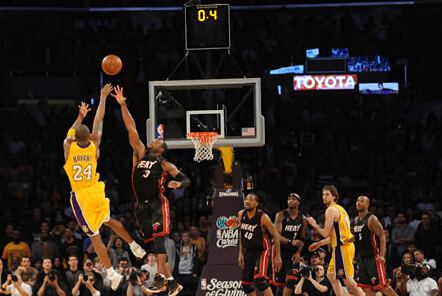
#> input picture basis/built-in-lib/KEBI.jpg, 442 x 296 px
$ python pillow-test.py
#> lines starting #> are read from the running program, lines starting #| are printed output that depends on the picture
"""
对图片，滤镜，模糊，缩放等
ImageDraw 还提供了一系列绘图方法, 可直接绘图, 如要生成字母验证码图片
"""
import random
from PIL import Image, ImageDraw, ImageFont, ImageFilter

# 1.来看看最常见的图像缩放操作
# 打开一个 jpg 图像文件, 注意是当前路径
im = Image.open('KEBI.jpg')
#> im is the input picture: PIL image 442x296 RGB; mean R, G, B 45, 35.6, 29.1
# 获取图像尺寸
w, h = im.size
#> w = 442; h = 296
print('Original image sise: %sx%s' %(w, h))
#| Original image sise: 442x296
# 缩放到50%
im.thumbnail((w//2, h//2))
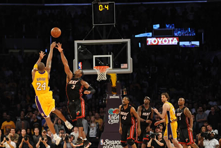
#> im: PIL image 221x148 RGB; mean R, G, B 45, 35.6, 29.1
print('Resize im to: %sx%s' %(w//2, h//2))
#| Resize im to: 221x148
# 把缩放后的图像用jpeg格式保存
im.save('thumbnail.jpeg', 'jpeg')

# 2.模糊效果
im = Image.open('KEBI.jpg')
# 应用模糊滤镜
im2 = im.filter(ImageFilter.BLUR)
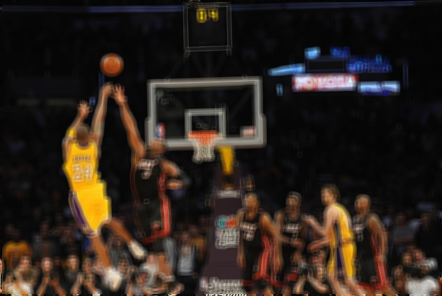
#> im2: PIL image 442x296 RGB; mean R, G, B 45, 35.6, 29.1
im2.save('blur.jpeg', 'jpeg')


def rndChar():
    """随机字母"""
    return chr(random.randint(65, 90))

def rndColor1():
    """随机颜色1"""
    return (random.randint(64, 255), random.randint(64, 255), random.randint(64, 255))

def rndColor2():
    """随机颜色2"""
    return (random.randint(32, 127), random.randint(32, 127), random.randint(32, 127))

# 240 x 60
width = 60 * 4
height = 60
image = Image.new('RGB', (width, height), (255, 255, 255))
#> image: PIL image 240x60 RGB; every value is 255
# 创建Font对象
font = ImageFont.truetype('Fonts/arial.ttf', 36)
# 创建Draw对象
draw = ImageDraw.Draw(image)
# 填充每个像素
for x in range(width):
    for y in range(height):
        draw.point((x, y), fill = rndColor1())

# 输出文字
for t in range(4):
    draw.text((60 * t + 10, 10), rndChar(), font=font, fill=rndColor2())

# 模糊
image = image.filter(ImageFilter.BLUR)
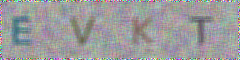
#> image: PIL image 240x60 RGB; mean R, G, B 156.1, 155.4, 156.5
image.save('code.jpg', 'jpeg')
